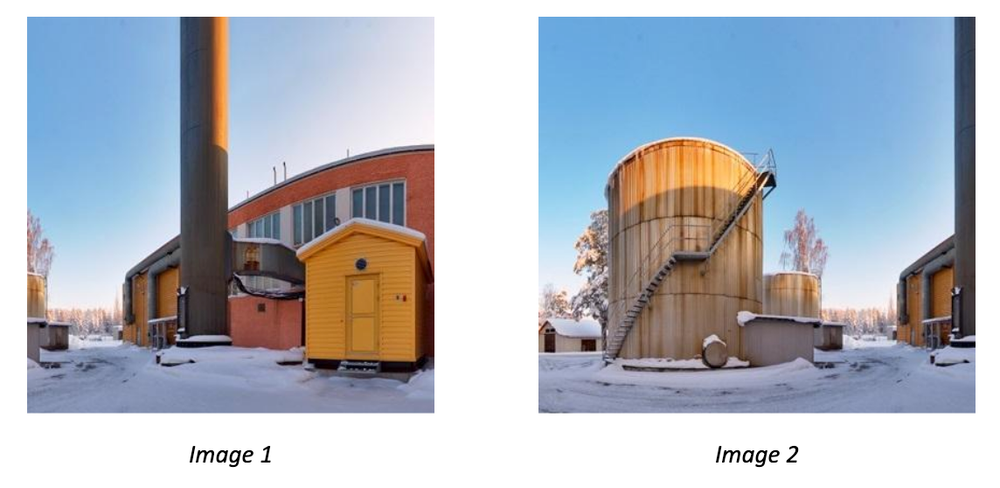
#> input picture Script-1_Stitching-images/1.png, 1000 x 488 px; the run also reads 1 picture not shown here
$ python main.py
#> lines starting #> are read from the running program, lines starting #| are printed output that depends on the picture; after the words box and inside, x2 and y2 are one past the last pixel; in counts of white or black regions, pixels touching at a corner belong together
import cv2
import numpy as np

#Carregando imagens
image1 = cv2.imread('1.png')
#> image1 is the input picture: shape (488, 1000, 3); mean B, G, R 192.6, 182.6, 176.7
image2 = cv2.imread('2.png')

#Convertendo para escala cinza

gray1 = cv2.cvtColor(image1, cv2.COLOR_BGR2RGB)
gray2 = cv2.cvtColor(image2, cv2.COLOR_BGR2GRAY)
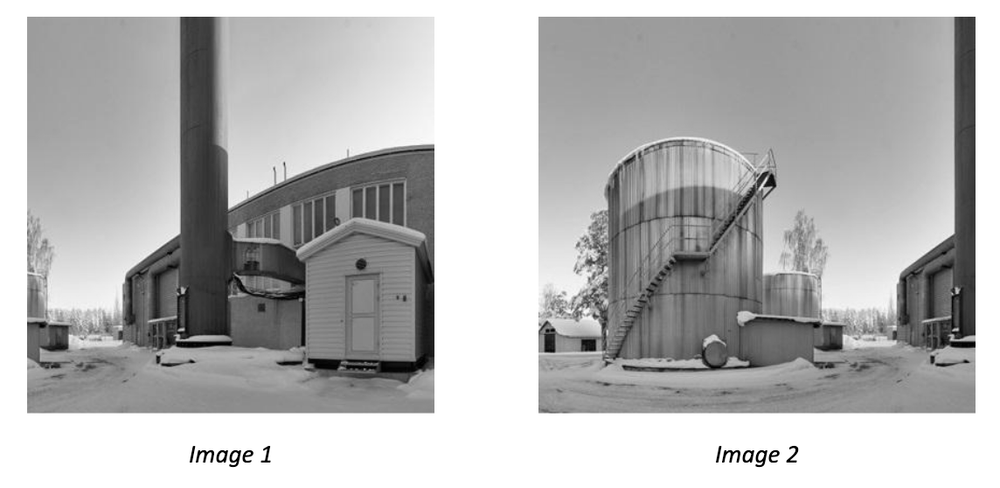
#> gray2: shape (488, 1000); min 0, max 255, mean 182

#Inicializando SIFT

sift = cv2.SIFT_create()

#Detectando pontos chave e descritores

keypoints1, descriptors1 = sift.detectAndCompute(gray1, None)
#> keypoints1 = 1640 keypoints; strongest (x, y, size): (194, 447, 1.9), (720, 447, 1.9), (723, 461, 1.9), (717, 461, 1.9)
keypoints2, descriptors2 = sift.detectAndCompute(gray2, None)
#> keypoints2 = 1626 keypoints; strongest (x, y, size): (194, 447, 1.9), (720, 447, 1.9), (723, 461, 1.9), (717, 461, 1.9)

#Iniciando Brute Force matcher

bf = cv2.BFMatcher()

#Match descritores

matches = bf.knnMatch(descriptors1, descriptors2, k=2)
#> matches = 1640 matches

#Ratio teste para encontrar bons matches

good_matches = []

for m, n in matches:
    if m.distance < 0.7 * n.distance:
        good_matches.append(m)
#> after the loop, good_matches = 1246 matches

#Extraindo pontos chaves dos matches

src_pts = np.float32([keypoints1[m.queryIdx].pt for m in good_matches]).reshape(-1,1,2)
#> src_pts = 1246 rows, first 8: [21.43, 318.5], [24.78, 272.2], [28.01, 231.7], [28.03, 388.6], [28.04, 323.2], [28.04, 212.9], [28.05, 356.2], [28.06, 258.8]

dst_pts = np.float32([keypoints2[m.trainIdx].pt for m in good_matches]).reshape(-1,1,2)
#> dst_pts = 1246 rows, first 8: [21.53, 318.8], [24.82, 272], [28.01, 231.6], [28.03, 388.6], [28.04, 323.2], [28.04, 212.8], [28.05, 356.2], [28.05, 258.8]

#Encontra homografia

H, _ = cv2.findHomography(src_pts, dst_pts, cv2.RANSAC, 5.0)
#> H = [[1, 0.00126, -0.444], [0.000121, 1, -0.342], [1.27e-07, 2.07e-06, 1]]

#Quebra imagem 1 para 2

stitched_image = cv2.warpPerspective(image1, H, (image2.shape[1] + image1.shape[1], image2.shape[0]))
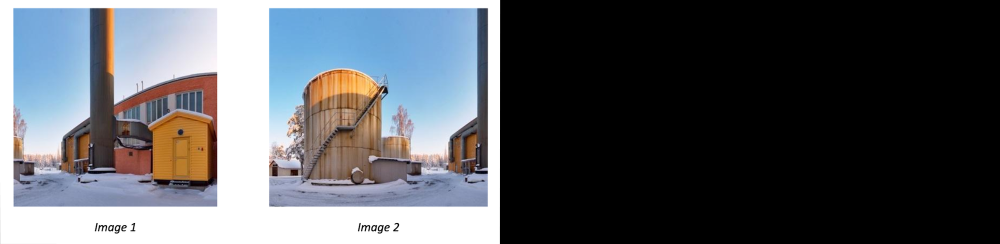
#> stitched_image: shape (488, 2000, 3) (shown at 1/2 size); mean B, G, R 96.3, 91.3, 88.3
stitched_image[:, :image2.shape[1]] = image2
#> stitched_image: shape (488, 2000, 3); 6.22% of pixels changed, all inside (x1, y1, x2, y2) = (0, 13, 1000, 488)

#Mostra imagem stitched

cv2.imshow('Stitched Image', stitched_image)
cv2.waitKey(0)
cv2.destroyAllWindows()
